Frame 1 (no input): blank canvas, image omitted
Frame 60 (no input): blank canvas, image omitted
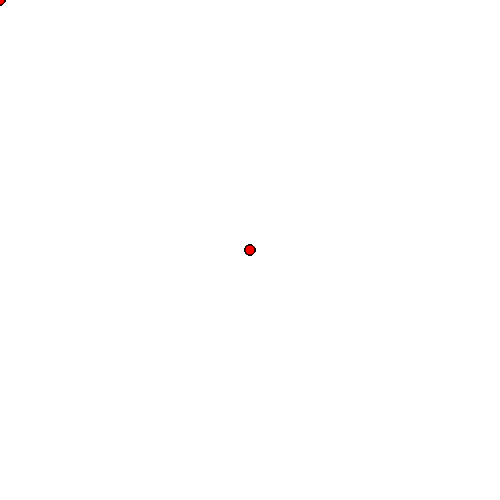
Frame 120 (the mouse pressed at the canvas centre since frame 60)

The p5.js sketch whose frames 1 and 60 were blank and that drew this single picture after the mouse press (run headless with seeded random() and noise() and a simulated clock; from frame 60 on, the mouse is pressed at the canvas centre):

// p5.js sketch
// ── sketch.js
function setup() {
  createCanvas(500, 500);
}

function draw() {
  fill(255,0,0);
  circle(mouseX,mouseY,10);
}
